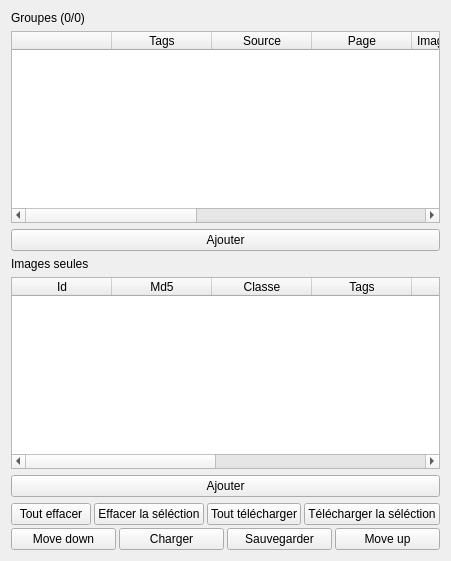
      <widget class="QWidget" name="tabBatch">
       <property name="maximumSize">
        <size>
         <width>16777214</width>
         <height>16777215</height>
        </size>
       </property>
       <attribute name="title">
        <string>Téléchargements</string>
       </attribute>
       <layout class="QVBoxLayout" name="verticalLayout_3">
        <item>
         <widget class="QLabel" name="labelGroups">
          <property name="text">
           <string>Groupes (0/0)</string>
          </property>
         </widget>
        </item>
        <item>
         <widget class="QTableWidget" name="tableBatchGroups">
          <property name="verticalScrollMode">
           <enum>QAbstractItemView::ScrollPerPixel</enum>
          </property>
          <property name="horizontalScrollMode">
           <enum>QAbstractItemView::ScrollPerPixel</enum>
          </property>
          <attribute name="horizontalHeaderHighlightSections">
           <bool>false</bool>
          </attribute>
          <attribute name="verticalHeaderHighlightSections">
           <bool>false</bool>
          </attribute>
          <column>
           <property name="text">
            <string/>
           </property>
          </column>
          <column>
           <property name="text">
            <string>Tags</string>
           </property>
          </column>
          <column>
           <property name="text">
            <string>Source</string>
           </property>
          </column>
          <column>
           <property name="text">
            <string>Page</string>
           </property>
          </column>
          <column>
           <property name="text">
            <string>Images par page</string>
           </property>
          </column>
          <column>
           <property name="text">
            <string>Limite d'images</string>
           </property>
          </column>
          <column>
           <property name="text">
            <string>Noms de fichiers</string>
           </property>
          </column>
          <column>
           <property name="text">
            <string>Dossier</string>
           </property>
          </column>
          <column>
           <property name="text">
            <string>Récupérer liste noire</string>
           </property>
          </column>
          <column>
           <property name="text">
            <string>Progression</string>
           </property>
          </column>
         </widget>
        </item>
        <item>
         <widget class="QPushButton" name="pushButton_12">
          <property name="text">
           <string>Ajouter</string>
          </property>
         </widget>
        </item>
        <item>
         <widget class="QLabel" name="label_5">
          <property name="text">
           <string>Images seules</string>
          </property>
         </widget>
        </item>
        <item>
         <widget class="QTableWidget" name="tableBatchUniques">
          <property name="editTriggers">
           <set>QAbstractItemView::NoEditTriggers</set>
          </property>
          <property name="showDropIndicator" stdset="0">
           <bool>false</bool>
          </property>
          <property name="dragDropOverwriteMode">
           <bool>false</bool>
          </property>
          <property name="verticalScrollMode">
           <enum>QAbstractItemView::ScrollPerPixel</enum>
          </property>
          <property name="horizontalScrollMode">
           <enum>QAbstractItemView::ScrollPerPixel</enum>
          </property>
          <attribute name="horizontalHeaderHighlightSections">
           <bool>false</bool>
          </attribute>
          <attribute name="verticalHeaderHighlightSections">
           <bool>false</bool>
          </attribute>
          <column>
           <property name="text">
            <string>Id</string>
           </property>
          </column>
          <column>
           <property name="text">
            <string>Md5</string>
           </property>
          </column>
          <column>
           <property name="text">
            <string>Classe</string>
           </property>
          </column>
          <column>
           <property name="text">
            <string>Tags</string>
           </property>
          </column>
          <column>
           <property name="text">
            <string>Url</string>
           </property>
          </column>
          <column>
           <property name="text">
            <string>Date</string>
           </property>
          </column>
          <column>
           <property name="text">
            <string>Site</string>
           </property>
          </column>
          <column>
           <property name="text">
            <string>Noms de fichiers</string>
           </property>
          </column>
          <column>
           <property name="text">
            <string>Dossier</string>
           </property>
          </column>
         </widget>
        </item>
        <item>
         <widget class="QPushButton" name="pushButton_13">
          <property name="text">
           <string>Ajouter</string>
          </property>
         </widget>
        </item>
        <item>
         <widget class="QWidget" name="widgetDownloadButtons" native="true">
          <layout class="QVBoxLayout" name="verticalLayout_2">
           <property name="spacing">
            <number>3</number>
           </property>
           <property name="leftMargin">
            <number>0</number>
           </property>
           <property name="topMargin">
            <number>0</number>
           </property>
           <property name="rightMargin">
            <number>0</number>
           </property>
           <property name="bottomMargin">
            <number>0</number>
           </property>
           <item>
            <layout class="QHBoxLayout" name="horizontalLayout">
             <item>
              <widget class="QPushButton" name="buttonClear">
               <property name="text">
                <string>Tout effacer</string>
               </property>
              </widget>
             </item>
             <item>
              <widget class="QPushButton" name="buttonClearSel">
               <property name="text">
                <string>Effacer la séléction</string>
               </property>
              </widget>
             </item>
             <item>
              <widget class="QPushButton" name="pushButton_14">
               <property name="text">
                <string>Tout télécharger</string>
               </property>
              </widget>
             </item>
             <item>
              <widget class="QPushButton" name="pushButton">
               <property name="text">
                <string>Télécharger la séléction</string>
               </property>
              </widget>
             </item>
            </layout>
           </item>
           <item>
            <layout class="QHBoxLayout" name="horizontalLayout_4">
             <property name="leftMargin">
              <number>0</number>
             </property>
             <property name="topMargin">
              <number>0</number>
             </property>
             <item>
              <widget class="QPushButton" name="buttonMoveDown">
               <property name="text">
                <string>Move down</string>
               </property>
              </widget>
             </item>
             <item>
              <widget class="QPushButton" name="buttonLoadLinkList">
               <property name="text">
                <string>Charger</string>
               </property>
              </widget>
             </item>
             <item>
              <widget class="QPushButton" name="buttonSaveLinkList">
               <property name="text">
                <string>Sauvegarder</string>
               </property>
              </widget>
             </item>
             <item>
              <widget class="QPushButton" name="buttonMoveUp">
               <property name="text">
                <string>Move up</string>
               </property>
              </widget>
             </item>
            </layout>
           </item>
          </layout>
         </widget>
        </item>
       </layout>
      </widget>
